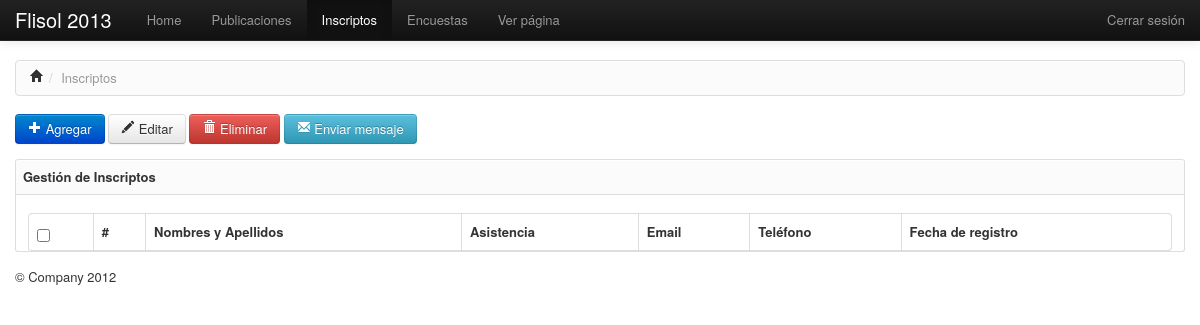
Page /admin/inscriptos/index.php (signed in) on the earlier database version.
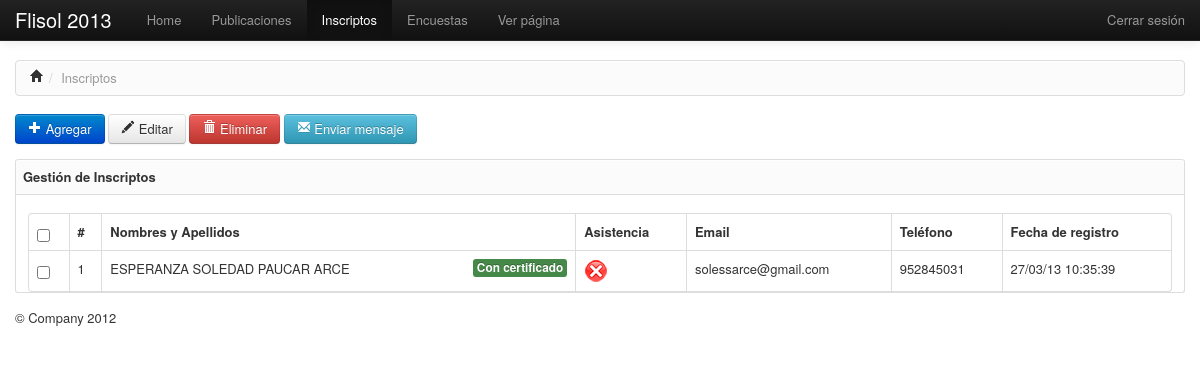
Same page on the later database version.
### tables this page shows
CREATE TABLE IF NOT EXISTS `inscriptos` (
  `id` int(11) NOT NULL AUTO_INCREMENT,
  `dni` varchar(8) DEFAULT NULL,
  `nombres` varchar(120) NOT NULL,
  `apellidos` varchar(120) NOT NULL,
  `email` varchar(200) DEFAULT NULL,
  `telefono` varchar(15) DEFAULT NULL,
  `organizacion` varchar(225) DEFAULT NULL,
  `fecha_registro` datetime DEFAULT NULL,
  `certificado` tinyint(1) DEFAULT NULL COMMENT '0 -> no quiere certificado\n1 -> con certificado',
  `asistencia` tinyint(1) DEFAULT NULL COMMENT '0 -> no asistio\n1->asistio al evento',
  PRIMARY KEY (`id`)
);

### config/conexion.php (called while the page is built, shortened)
<?php
function conectar(){
	$conexion=mysql_connect(BD_HOST,BD_USUARIO,BD_PASSWORD);
	return($conexion);
}
function query_data($consulta){
	$data=mysql_query($consulta);
	while($tupla=mysql_fetch_array($data)):
		$tuplas[]=$tupla;
	endwhile;
	return($tuplas);
}
?>

### admin/inscriptos/index.php (the view, shortened to what this page needs)
<?php
	require_once('../../config/conexion.php');
?>
	<div class="container">
		<ul class="breadcrumb">
			<li><a href="#"><i class="icon-home"></i></a><span class="divider">/</span></li>
	    	<li class="active">Inscriptos</li>
    	</ul>
		<section>
			<a href="agregar.php" class="btn btn-primary">
				<i class="icon-plus icon-white"></i> Agregar
			</a>
			<form action="editar.php" method="GET" id="form-editar" class="form-horizontal">
				<button class="btn"><i class="icon-pencil"></i> Editar</button>
			</form>
			<form action="index.php" method="POST" id="form-eliminar" class="form-horizontal">
				<button class="btn btn-danger"><i class="icon-trash icon-white"></i> Eliminar</button>
			</form>
			<a href="#" class="btn btn-info">
				<i class="icon-envelope icon-white"></i> Enviar mensaje
			</a>
		</section>
    	<?php $inscriptos = @query_data("SELECT * FROM inscriptos");?>
    	<section>
    		<div class="box">
    			<h4 class="box-header round-top">Gestión de Inscriptos</h4>
    			<div class="box-content">
    				<table id="dataTable" class="table table-striped table-bordered">
    					<thead>
    						<th><input type="checkbox" id="seleccionados"/></th>
    						<th>#</th>
    						<th>Nombres y Apellidos</th>
    						<th>Asistencia</th>
    						<th>Email</th>
    						<th>Teléfono</th>
    						<th>Fecha de registro</th>
    					</thead>
    					<tbody>
    					<?php if(!empty($inscriptos)):?>
    					<form id="form-inscriptos">
    					<?php foreach ($inscriptos as $inscripto): ?>
						<tr>
							<td><input type="checkbox" name="inscriptoid" value="<?php echo $inscripto['id'];?>"></td>
							<td><?php echo $inscripto['id']; ?></td>
							<td>
								<?php echo utf8_encode($inscripto['nombres'].' '.$inscripto['apellidos']); ?>
								<?php if($inscripto['certificado']):?>
									<span class="label label-success pull-right">Con certificado</span>
								<?php else: ?>
									<span class="label label-important pull-right">Sin certificado</span>
								<?php endif;?>
							</td>
							<td>
								<?php if($inscripto['asistencia']):?>
									<a href="#"><img src="../../recursos/img/tick.png"></a>
								<?php else: ?>
									<a href="#"><img src="../../recursos/img/delete.png"></a>
								<?php endif;?>
							</td>
							<td><?php echo utf8_encode($inscripto['email']); ?></td>
							<td><?php echo utf8_encode($inscripto['telefono']); ?></td>
							<td>
							<?php setlocale(LC_TIME, "spanish");
								$fecha = strftime(" %d/%m/%y %H:%M:%S ",strtotime($inscripto['fecha_registro']));
								echo $fecha;
							?>
							</td>
						</tr>
						<?php endforeach; ?>
						</form>
						<?php endif;?>
    					</tbody>
    				</table>
    			</div>
    		</div>
    	</section>
	</div>

Differences in the rows shown:
added inscriptos: id "1", nombres+apellidos "ESPERANZA SOLEDAD PAUCAR ARCE", certificado "Con certificado", asistencia 0 (drawn), email "solessarce@gmail.com", telefono "952845031", fecha_registro "27/03/13 10:35:39"
